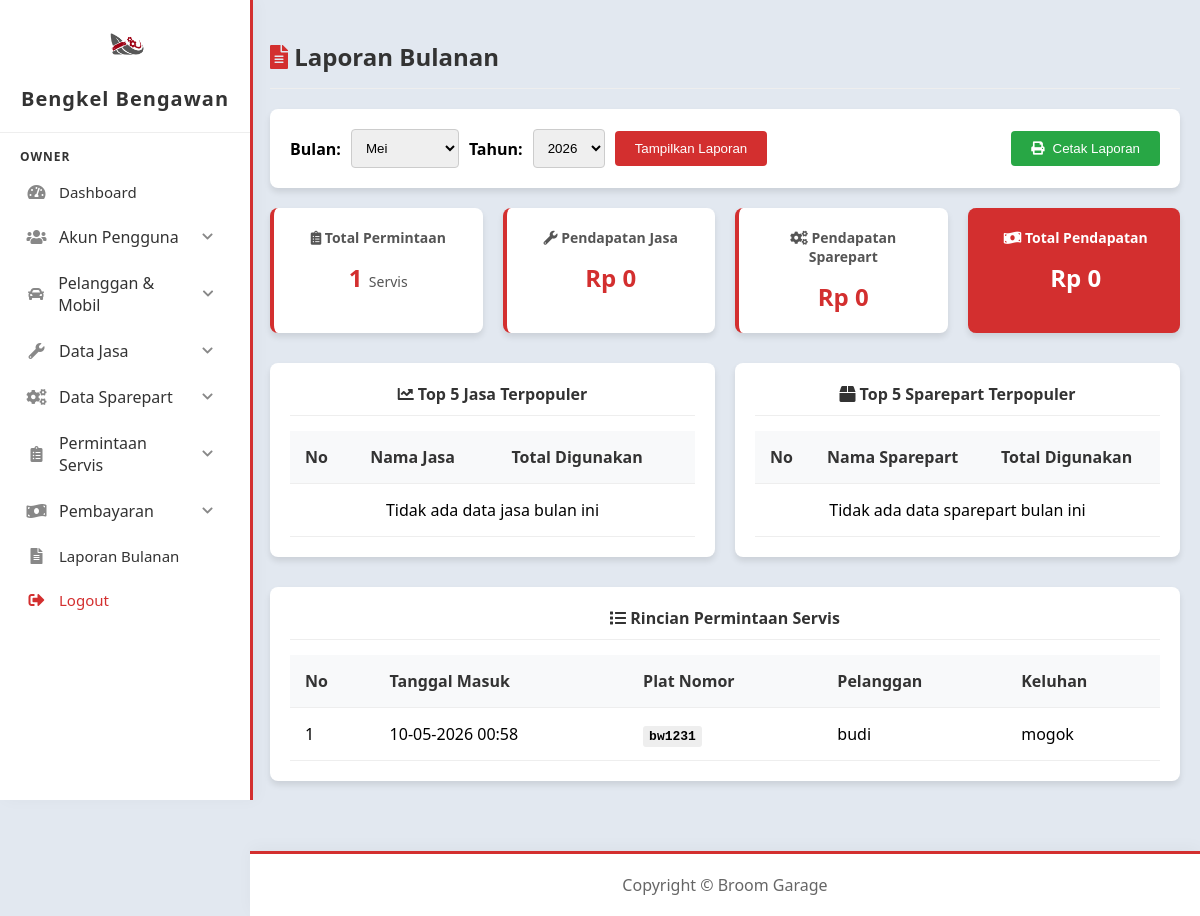
Page /owner/laporan/laporan_bulanan.php (signed in) on the earlier database version.
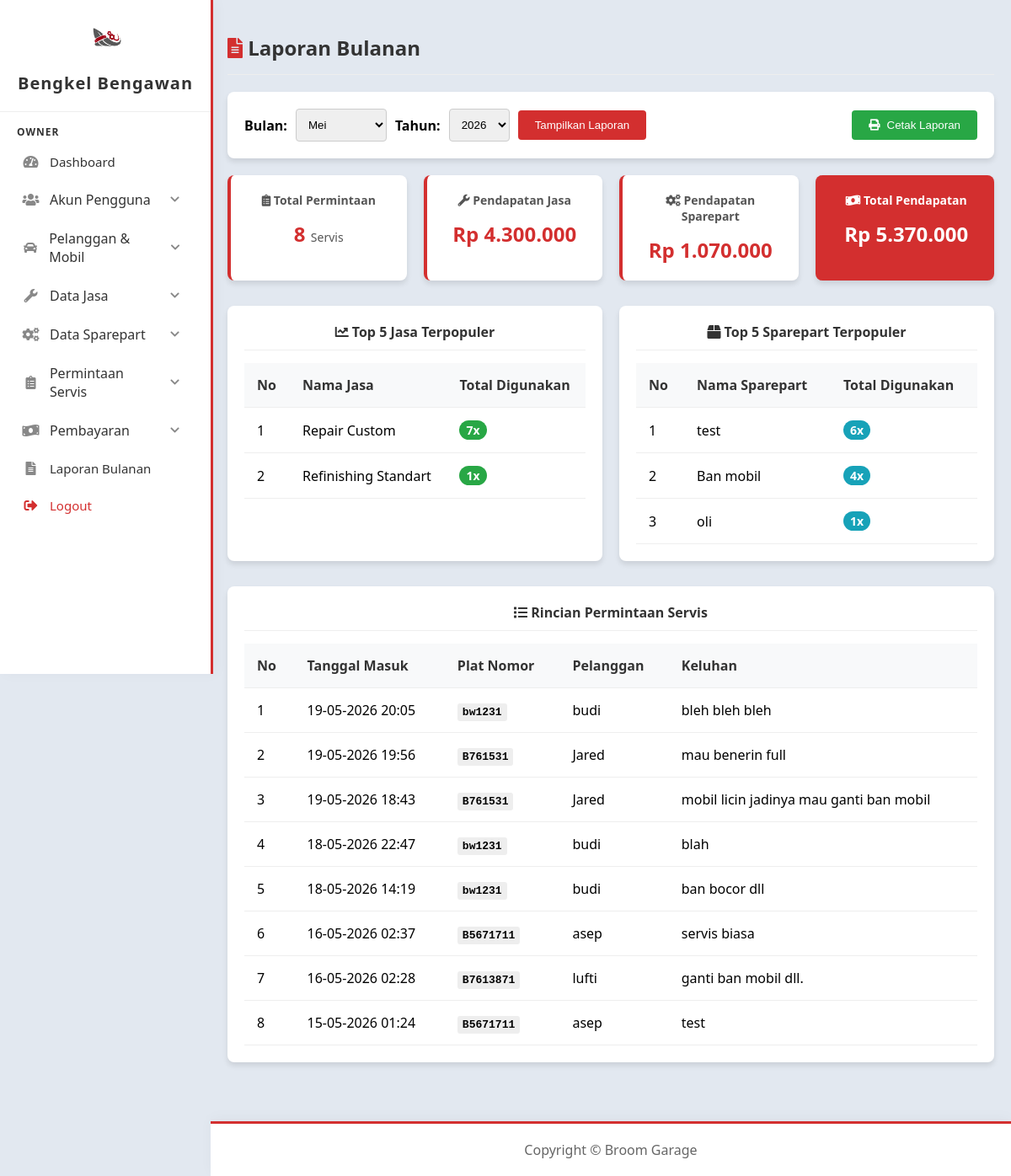
Same page on the later database version.
### tables this page shows
CREATE TABLE `permintaan_servis` (
  `id_permintaan` int(11) NOT NULL,
  `id_mobil` int(11) NOT NULL,
  `keluhan` varchar(255) NOT NULL,
  `tanggal_masuk` datetime NOT NULL DEFAULT current_timestamp(),
  `tanggal_keluar` datetime DEFAULT NULL
);

CREATE TABLE `mobil` (
  `id_mobil` int(11) NOT NULL,
  `id_pelanggan` int(11) NOT NULL,
  `merk_mobil` varchar(255) NOT NULL,
  `tipe_mobil` varchar(255) NOT NULL,
  `plat_nomor` varchar(8) NOT NULL,
  `tahun_mobil` year(4) DEFAULT NULL
);

CREATE TABLE `pelanggan` (
  `id_pelanggan` int(11) NOT NULL,
  `nama_pelanggan` varchar(255) NOT NULL,
  `no_telp` varchar(11) NOT NULL,
  `alamat` text DEFAULT NULL
);

### owner/laporan/laporan_bulanan.php (the view, shortened to what the changed rows need)
<?php
include '../../config/config.php';
$bulan = isset($_GET['bulan']) ? $_GET['bulan'] : date('m');
$tahun = isset($_GET['tahun']) ? $_GET['tahun'] : date('Y');
$query_total_servis = "SELECT COUNT(*) as total FROM permintaan_servis WHERE MONTH(tanggal_masuk) = '$bulan' AND YEAR(tanggal_masuk) = '$tahun'";
$result_total_servis = mysqli_query($conn, $query_total_servis);
$total_servis = mysqli_fetch_assoc($result_total_servis)['total'];
$query_top_jasa = "SELECT j.nama_jasa, SUM(ds.qty) as total_qty
                   FROM detail_servis ds
                   JOIN jasa j ON ds.id_jasa = j.id_jasa
                   JOIN permintaan_servis ps ON ds.id_permintaan = ps.id_permintaan
                   WHERE MONTH(ps.tanggal_masuk) = '$bulan' AND YEAR(ps.tanggal_masuk) = '$tahun'
                   GROUP BY j.id_jasa
                   ORDER BY total_qty DESC LIMIT 5";
$result_top_jasa = mysqli_query($conn, $query_top_jasa);
$query_top_sparepart = "SELECT sp.nama_sparepart, SUM(ds.qty) as total_qty
                        FROM detail_sparepart ds
                        JOIN sparepart sp ON ds.id_sparepart = sp.id_sparepart
                        JOIN permintaan_servis ps ON ds.id_permintaan = ps.id_permintaan
                        WHERE MONTH(ps.tanggal_masuk) = '$bulan' AND YEAR(ps.tanggal_masuk) = '$tahun'
                        GROUP BY sp.id_sparepart
                        ORDER BY total_qty DESC LIMIT 5";
$result_top_sparepart = mysqli_query($conn, $query_top_sparepart);
$query_pendapatan_jasa = "SELECT SUM(ds.total_biaya_jasa) as pendapatan_jasa
                          FROM detail_servis ds
                          JOIN permintaan_servis ps ON ds.id_permintaan = ps.id_permintaan
                          WHERE MONTH(ps.tanggal_masuk) = '$bulan' AND YEAR(ps.tanggal_masuk) = '$tahun'";
$result_pendapatan_jasa = mysqli_query($conn, $query_pendapatan_jasa);
$pendapatan_jasa = mysqli_fetch_assoc($result_pendapatan_jasa)['pendapatan_jasa'] ?? 0;
$query_pendapatan_sparepart = "SELECT SUM(ds.qty * ds.harga_satuan) as pendapatan_sparepart
                               FROM detail_sparepart ds
                               JOIN permintaan_servis ps ON ds.id_permintaan = ps.id_permintaan
                               WHERE MONTH(ps.tanggal_masuk) = '$bulan' AND YEAR(ps.tanggal_masuk) = '$tahun'";
$result_pendapatan_sparepart = mysqli_query($conn, $query_pendapatan_sparepart);
$pendapatan_sparepart = mysqli_fetch_assoc($result_pendapatan_sparepart)['pendapatan_sparepart'] ?? 0;
$total_pendapatan = $pendapatan_jasa + $pendapatan_sparepart;
$query_detail = "SELECT ps.id_permintaan, m.plat_nomor, p.nama_pelanggan, ps.tanggal_masuk, ps.keluhan
                 FROM permintaan_servis ps
                 JOIN mobil m ON ps.id_mobil = m.id_mobil
                 JOIN pelanggan p ON m.id_pelanggan = p.id_pelanggan
                 WHERE MONTH(ps.tanggal_masuk) = '$bulan' AND YEAR(ps.tanggal_masuk) = '$tahun'
                 ORDER BY ps.tanggal_masuk DESC";
$result_detail = mysqli_query($conn, $query_detail);
?>
<!DOCTYPE html>
<html lang="en">
<head>
    <link href="https://cdnjs.cloudflare.com/ajax/libs/font-awesome/5.15.3/css/all.min.css" rel="stylesheet">
    <link href="../../assets/css/dashboard.css" rel="stylesheet">
    <link rel="stylesheet" href="../../assets/css/list.css">
</head>
<body>
    <?php include '../../includes/sidebar.php'; ?>
    <div class="content">
        <h2 style="margin-top: 0; color: #333; text-align: left; border-bottom: 1px solid #eee; padding-bottom: 15px; margin-bottom: 20px;">
            <i class="fas fa-file-alt" style="color: #d32f2f;"></i> Laporan Bulanan
        </h2>
        <div class="report-summary">
            <div class="summary-card">
                <h3><i class="fas fa-clipboard-list"></i> Total Permintaan</h3>
                <p><?php echo $total_servis; ?> <span style="font-size: 14px; font-weight: normal; color: #555;">Servis</span></p>
            </div>
            <div class="summary-card">
                <h3><i class="fas fa-wrench"></i> Pendapatan Jasa</h3>
                <p>Rp <?php echo number_format($pendapatan_jasa, 0, ',', '.'); ?></p>
            </div>
            <div class="summary-card">
                <h3><i class="fas fa-cogs"></i> Pendapatan Sparepart</h3>
                <p>Rp <?php echo number_format($pendapatan_sparepart, 0, ',', '.'); ?></p>
            </div>
            <div class="summary-card" style="background-color: #d32f2f; color: white;">
                <h3 style="color: white;"><i class="fas fa-money-bill-wave"></i> Total Pendapatan</h3>
                <p style="color: white;">Rp <?php echo number_format($total_pendapatan, 0, ',', '.'); ?></p>
            </div>
        </div>
        <div class="tables-container">
            <div>
                <table>
                    <thead>
                        <tr>
                            <th>No</th>
                            <th>Nama Jasa</th>
                            <th>Total Digunakan</th>
                        </tr>
                    </thead>
                    <tbody>
                        <?php
                        $no = 1;
                        if(mysqli_num_rows($result_top_jasa) > 0) {
                            while($row = mysqli_fetch_assoc($result_top_jasa)):
                        ?>
                            <tr>
                                <td><?php echo $no++; ?></td>
                                <td><?php echo htmlspecialchars($row['nama_jasa']); ?></td>
                                <td><span class="role-badge" style="background:#28a745; margin:0; padding:2px 8px;"><?php echo htmlspecialchars($row['total_qty']); ?>x</span></td>
                            </tr>
                        <?php
                            endwhile;
                        } else {
                            echo "<tr><td colspan='3' style='text-align:center; padding:15px;'>Tidak ada data jasa bulan ini</td></tr>";
                        }
                        ?>
                    </tbody>
                </table>
            </div>
            <div>
                <table>
                    <thead>
                        <tr>
                            <th>No</th>
                            <th>Nama Sparepart</th>
                            <th>Total Digunakan</th>
                        </tr>
                    </thead>
                    <tbody>
                        <?php
                        $no = 1;
                        if(mysqli_num_rows($result_top_sparepart) > 0) {
                            while($row = mysqli_fetch_assoc($result_top_sparepart)):
                        ?>
                            <tr>
                                <td><?php echo $no++; ?></td>
                                <td><?php echo htmlspecialchars($row['nama_sparepart']); ?></td>
                                <td><span class="role-badge" style="background:#17a2b8; margin:0; padding:2px 8px;"><?php echo htmlspecialchars($row['total_qty']); ?>x</span></td>
                            </tr>
                        <?php
                            endwhile;
                        } else {
                            echo "<tr><td colspan='3' style='text-align:center; padding:15px;'>Tidak ada data sparepart bulan ini</td></tr>";
                        }
                        ?>
                    </tbody>
                </table>
            </div>
        </div>
        <div class="rincian-container">
            <table>
                <thead>
                    <tr>
                        <th>No</th>
                        <th>Tanggal Masuk</th>
                        <th>Plat Nomor</th>
                        <th>Pelanggan</th>
                        <th>Keluhan</th>
                    </tr>
                </thead>
                <tbody>
                    <?php
                    $no = 1;
                    if(mysqli_num_rows($result_detail) > 0) {
                        while($row = mysqli_fetch_assoc($result_detail)):
                    ?>
                        <tr>
                            <td><?php echo $no++; ?></td>
                            <td><?php echo date('d-m-Y H:i', strtotime($row['tanggal_masuk'])); ?></td>
                            <td><span style="font-family:monospace; background:#eee; padding:3px 6px; border-radius:3px;"><strong><?php echo htmlspecialchars($row['plat_nomor']); ?></strong></span></td>
                            <td><?php echo htmlspecialchars($row['nama_pelanggan']); ?></td>
                            <td><?php echo htmlspecialchars($row['keluhan']); ?></td>
                        </tr>
                    <?php
                        endwhile;
                    } else {
                        echo "<tr><td colspan='5' style='text-align:center; padding: 20px;'>Tidak ada permintaan servis bulan ini</td></tr>";
                    }
                    ?>
                </tbody>
            </table>
        </div>
    </div>
    <?php include '../../includes/footer.php'; ?>
</body>
</html>

Differences in the rows shown:
removed permintaan_servis: tanggal_masuk "10-05-2026 00:58", id_mobil.plat_nomor "bw1231", pelanggan.nama_pelanggan "budi", keluhan "mogok"
added permintaan_servis: tanggal_masuk "19-05-2026 20:05", id_mobil.plat_nomor "bw1231", pelanggan.nama_pelanggan "budi", keluhan "bleh bleh bleh"
added permintaan_servis: tanggal_masuk "19-05-2026 19:56", id_mobil.plat_nomor "B761531", pelanggan.nama_pelanggan "Jared", keluhan "mau benerin full"
added permintaan_servis: tanggal_masuk "19-05-2026 18:43", id_mobil.plat_nomor "B761531", pelanggan.nama_pelanggan "Jared", keluhan "mobil licin jadinya mau ganti ban mobil"
added permintaan_servis: tanggal_masuk "18-05-2026 22:47", id_mobil.plat_nomor "bw1231", pelanggan.nama_pelanggan "budi", keluhan "blah"
added permintaan_servis: tanggal_masuk "18-05-2026 14:19", id_mobil.plat_nomor "bw1231", pelanggan.nama_pelanggan "budi", keluhan "ban bocor dll"
added permintaan_servis: tanggal_masuk "16-05-2026 02:37", id_mobil.plat_nomor "B5671711", pelanggan.nama_pelanggan "asep", keluhan "servis biasa"
added permintaan_servis: tanggal_masuk "16-05-2026 02:28", id_mobil.plat_nomor "B7613871", pelanggan.nama_pelanggan "lufti", keluhan "ganti ban mobil dll."
added permintaan_servis: tanggal_masuk "15-05-2026 01:24", id_mobil.plat_nomor "B5671711", pelanggan.nama_pelanggan "asep", keluhan "test"
Other differences:
$total_servis: "1" → "8"
$pendapatan_jasa: "0" → "4.300.000"
$pendapatan_sparepart: "0" → "1.070.000"
$total_pendapatan: "0" → "5.370.000"
new list line: "1 Repair Custom 7 x"
new list line: "2 Refinishing Standart 1 x"
new list line: "1 test 6 x"
new list line: "2 Ban mobil 4 x"
new list line: "3 oli 1 x"
text no longer shown: "Tidak ada data jasa bulan ini Tidak ada data sparepart bulan ini"
